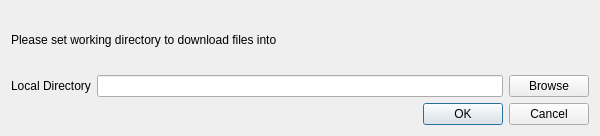
<?xml version="1.0" encoding="UTF-8"?>
<ui version="4.0">
 <class>SettingsDialog</class>
 <widget class="QDialog" name="SettingsDialog">
  <property name="geometry">
   <rect>
    <x>0</x>
    <y>0</y>
    <width>600</width>
    <height>136</height>
   </rect>
  </property>
  <property name="windowTitle">
   <string>Settings</string>
  </property>
  <layout class="QGridLayout" name="gridLayout">
   <item row="0" column="0">
    <widget class="QLabel" name="infoLabel">
     <property name="locale">
      <locale language="English" country="UnitedStates"/>
     </property>
     <property name="text">
      <string>Please set working directory to download files into</string>
     </property>
    </widget>
   </item>
   <item row="1" column="0">
    <layout class="QHBoxLayout" name="horizontalLayout">
     <item>
      <widget class="QLabel" name="label">
       <property name="text">
        <string>Local Directory</string>
       </property>
      </widget>
     </item>
     <item>
      <widget class="QLineEdit" name="directoryLineEdit">
       <property name="locale">
        <locale language="English" country="UnitedStates"/>
       </property>
       <property name="maxLength">
        <number>32765</number>
       </property>
       <property name="readOnly">
        <bool>true</bool>
       </property>
      </widget>
     </item>
     <item>
      <widget class="QPushButton" name="browseButton">
       <property name="text">
        <string>Browse</string>
       </property>
      </widget>
     </item>
    </layout>
   </item>
   <item row="2" column="0">
    <widget class="QDialogButtonBox" name="buttonBox">
     <property name="orientation">
      <enum>Qt::Horizontal</enum>
     </property>
     <property name="standardButtons">
      <set>QDialogButtonBox::Cancel|QDialogButtonBox::Ok</set>
     </property>
    </widget>
   </item>
  </layout>
 </widget>
 <resources/>
 <connections>
  <connection>
   <sender>buttonBox</sender>
   <signal>accepted()</signal>
   <receiver>SettingsDialog</receiver>
   <slot>accept()</slot>
   <hints>
    <hint type="sourcelabel">
     <x>248</x>
     <y>254</y>
    </hint>
    <hint type="destinationlabel">
     <x>157</x>
     <y>274</y>
    </hint>
   </hints>
  </connection>
  <connection>
   <sender>buttonBox</sender>
   <signal>rejected()</signal>
   <receiver>SettingsDialog</receiver>
   <slot>reject()</slot>
   <hints>
    <hint type="sourcelabel">
     <x>316</x>
     <y>260</y>
    </hint>
    <hint type="destinationlabel">
     <x>286</x>
     <y>274</y>
    </hint>
   </hints>
  </connection>
 </connections>
</ui>
